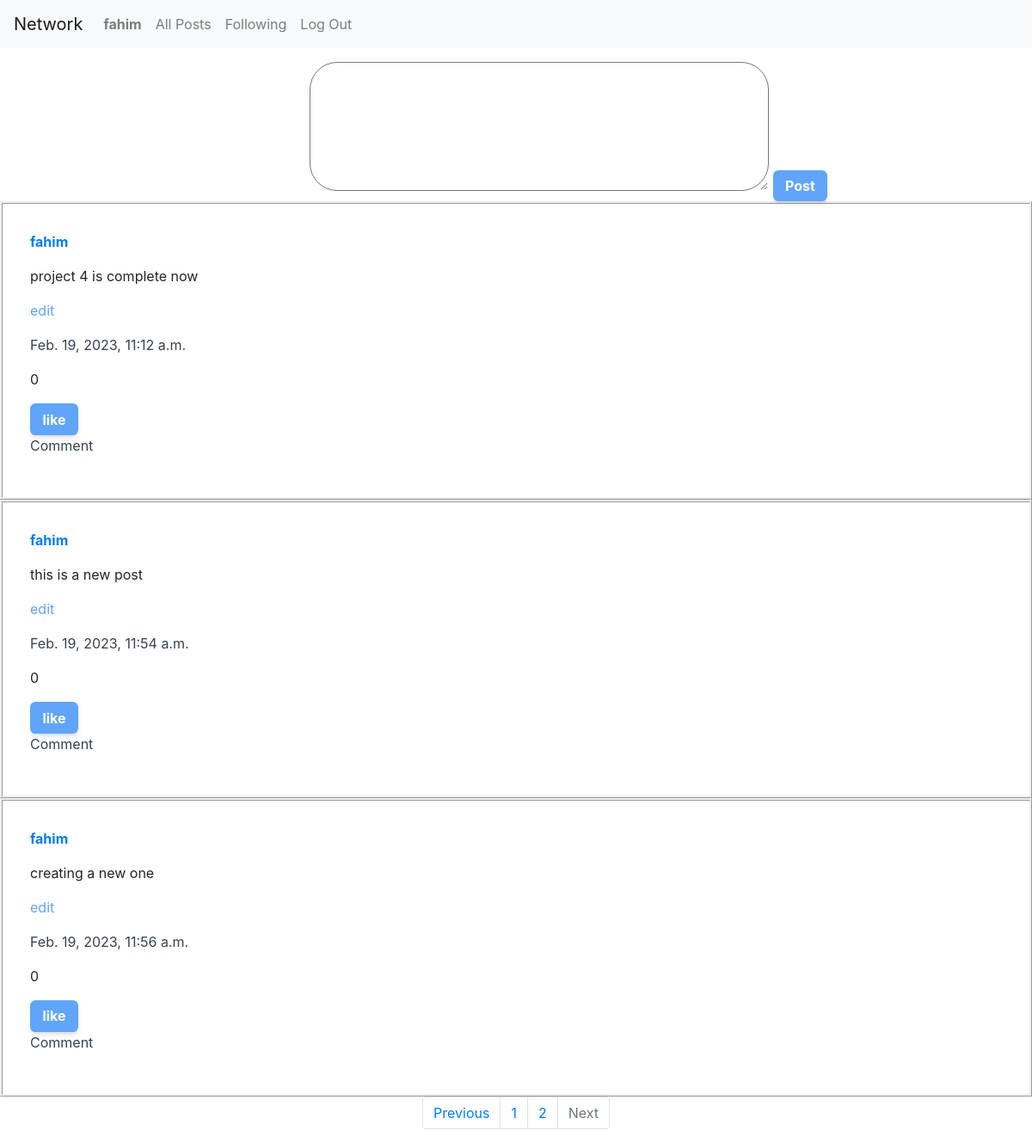
Page /page/2 (signed in) on the earlier database version.
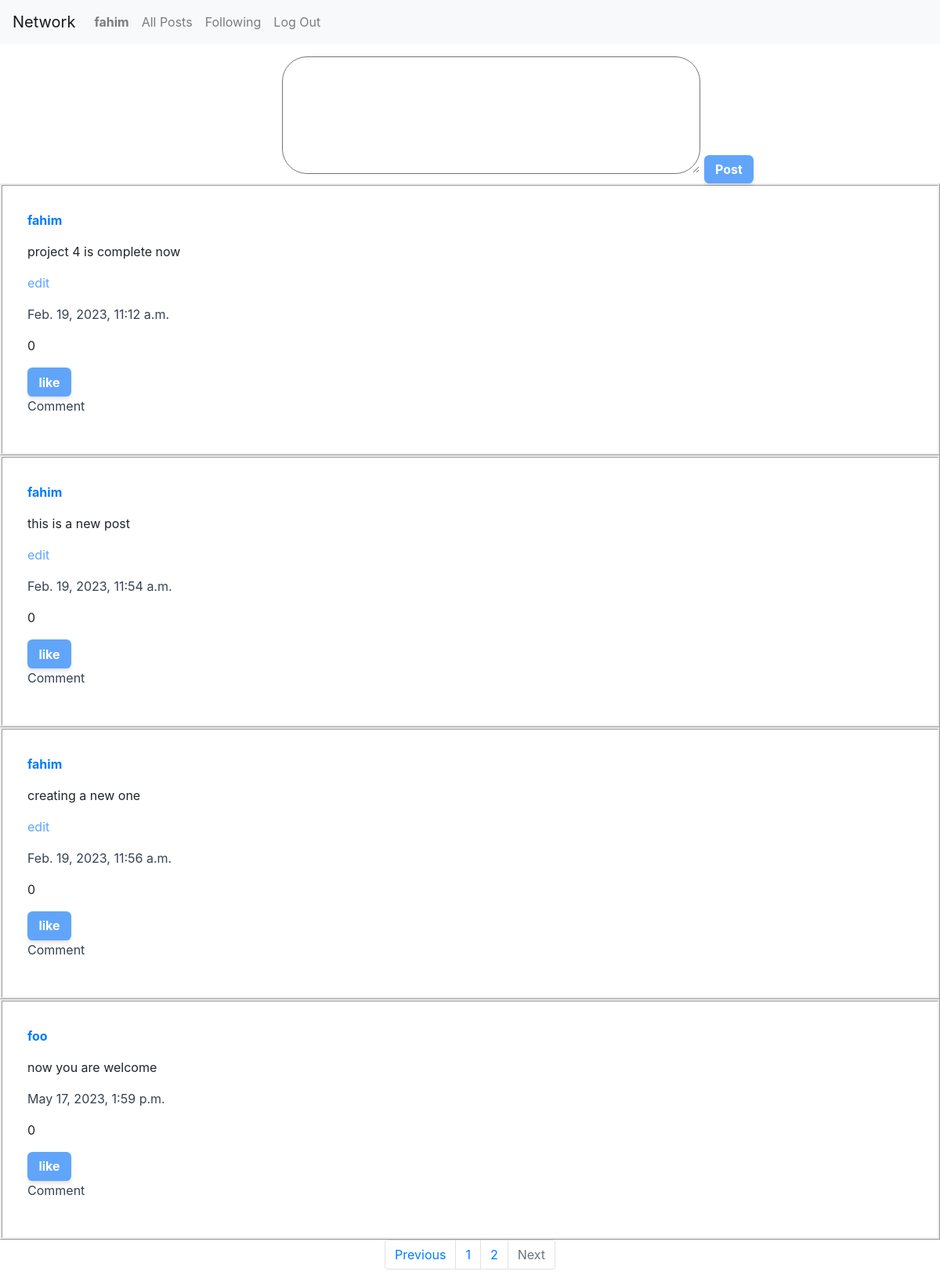
Same page on the later database version.
### network/models.py (models this page shows, shortened)
class Post(models.Model):
    creator = models.ForeignKey(User, on_delete=models.CASCADE, related_name="posts")
    content = models.CharField(max_length=255)
    created_on = models.DateTimeField(auto_now_add=True)
    likes = models.ManyToManyField(User, related_name="liked_post")
    like = models.IntegerField(default=0)

class User(AbstractUser):
    def __str__(self):
        return self.username

### network/views.py (the view)
# urls.py: path("", views.index, name="index"),
def index(request, page_num=1):
    if request.user.is_authenticated:
        objects = Post.objects.all()
        p = Paginator(objects, 10)
        posts = p.page(page_num)
        liked_posts = Post.objects.filter(likes=request.user)
        return render(request, "network/index.html", {
            "posts": posts.object_list,
            "liked_posts": liked_posts,
            "page_range": p.page_range,
            "previous_page_number": posts.previous_page_number() if posts.has_previous() else 0,
            "next_page_number": posts.next_page_number() if posts.has_next() else 0,
            "previous": posts.has_previous(),
            "next": posts.has_next(),
        })
    else:
        return HttpResponseRedirect(reverse("login"))

### network/templates/network/index.html
{% extends "network/layout.html" %}
{% block body %}
	<div>
	<form action="{% url 'post' %}" method="post">
	  <textarea
		id="" cols="50"
		name="content"
		rows="6"
		style="border-radius: 2rem; margin-left: 30%; margin-top: 1rem;"
	  >
	  </textarea>
	  <button
		style="padding-top: 0.4rem; padding-bottom: 0.4rem; padding-left: 0.9rem; padding-right: 0.9rem; border-radius: 0.4rem; background-color: #60a5fa; color: #ffffff; font-weight: 700; border-style: none; box-shadow: 0 4px 6px -1px rgba(0, 0, 0, 0.1), 0 2px 4px -1px rgba(0, 0, 0, 0.06);"
	  >
		Post
	  </button>
	</form>
	</div>
{% for post in posts %}
	{% if post in liked_posts %}
		<div style="border-style: ridge; padding: 2rem;">
			<p>
				<a href="{% url 'profile' post.creator.id %}">
					<b>{{ post.creator }}</b>
				</a>
			</p>
			<div id="div{{ post.id }}">
				<p id="{{ post.id }}">{{ post.content }}</p>
				{% if user.id == post.creator.id %}
					<p style="color: #60a5fa;" id="edit{{ post.id }}" onclick="handle({{ post.id }})">edit</p>
				{% endif %}
			</div>
			<p style="color: #374151;">{{ post.created_on }}</p>
			<p id="like{{ post.id }}">{{ post.like }}</p>
			<input
				id="like_button{{ post.id }}"
				type="button"
				value="unlike"
				onclick="handleLike({{ post.id }})"
				style="padding-top: 0.4rem; padding-bottom: 0.4rem; padding-left: 0.9rem; padding-right: 0.9rem; border-radius: 0.4rem; background-color: #60a5fa; color: #ffffff; font-weight: 700; border-style: none; box-shadow: 0 4px 6px -1px rgba(0, 0, 0, 0.1), 0 2px 4px -1px rgba(0, 0, 0, 0.06);"
			/>
			<p style="font-weight: 200;">Comment</p>
		</div>
	{% else %}
		<div style="border-style: ridge; padding: 2rem;">
			<p>
				<a href="{% url 'profile' post.creator.id %}">
					<b>{{ post.creator }}</b>
				</a>
			</p>
			<div id="div{{ post.id }}">
				<p id="{{ post.id }}">{{ post.content }}</p>
				{% if user.id == post.creator.id %}
					<p style="color: #60a5fa;" id="edit{{ post.id }}" onclick="handle({{ post.id }})">edit</p>
				{% endif %}
			</div>
			<p style="color: #374151;">{{ post.created_on }}</p>
			<p id="like{{ post.id }}">{{ post.like }}</p>
			<input
				id="like_button{{ post.id }}"
				value="like"
				type="button"
				onclick="handleLike({{ post.id }})"
				style="padding-top: 0.4rem; padding-bottom: 0.4rem; padding-left: 0.9rem; padding-right: 0.9rem; border-radius: 0.4rem; background-color: #60a5fa; color: #ffffff; font-weight: 700; border-style: none; box-shadow: 0 4px 6px -1px rgba(0, 0, 0, 0.1), 0 2px 4px -1px rgba(0, 0, 0, 0.06);"
			/>
			<p style="color: #374151;">Comment</p>
		</div>
	{% endif %}
{% endfor %}
<nav aria-label="Page navigation example">
  <ul class="pagination justify-content-center">
	{% if previous %}
		<li class="page-item">
			<a class="page-link" href="{% url 'index' previous_page_number %}" tabindex="-1" aria-disabled="true">Previous</a>
		</li>
	{% else %}
		<li class="page-item disabled">
		<a class="page-link" href="#" tabindex="-1" aria-disabled="true">Previous</a>
		</li>
	{% endif %}
	{% for i in page_range%}
	<li class="page-item"><a class="page-link" href="{% url 'index' i %}">{{ i }}</a></li>
	{% endfor %}
	{% if next %}
		<li class="page-item">
		<a class="page-link" href="{% url 'index' next_page_number %}" tabindex="-1" aria-disabled="true">Next</a>
		</li>
	{% else %}
		<li class="page-item disabled">
		<a class="page-link" href="#" tabindex="-1" aria-disabled="true">Next</a>
		</li>
	{% endif %}
  </ul>
</nav>
{% endblock %}

Differences in the rows shown:
added Post: creator "foo", content "now you are welcome", created_on "May 17, 2023, 1:59 p.m.", like "0"
